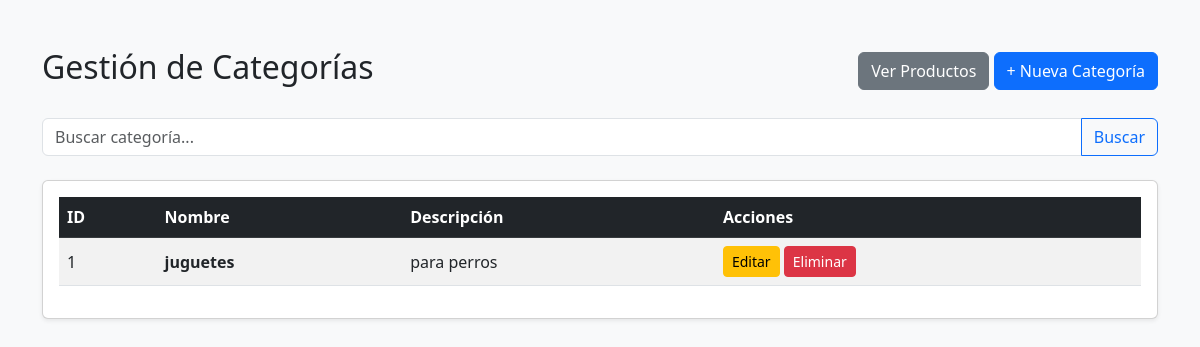
Page /categorias/ (signed in) on the earlier database version.
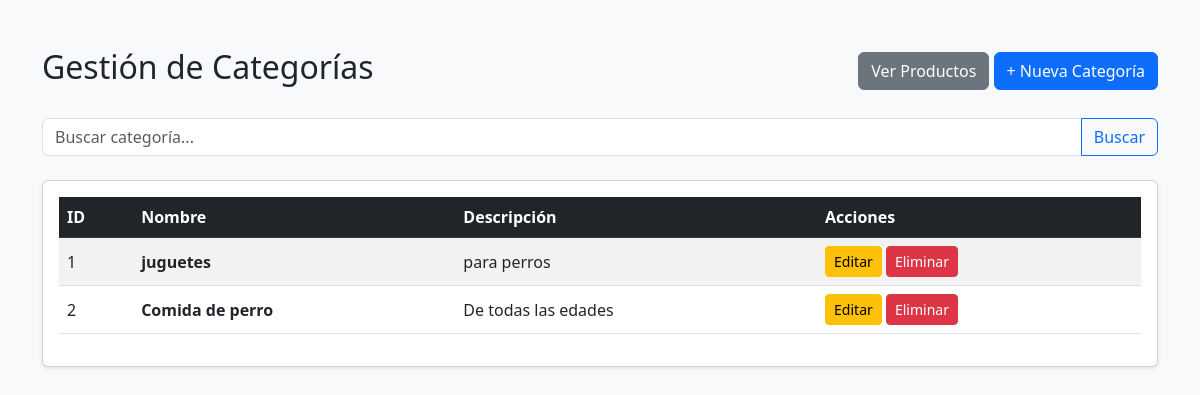
Same page on the later database version.
### productos/models.py (models this page shows, shortened)
class Categoria(models.Model):
    nombre = models.CharField(max_length=100, unique=True, verbose_name="Nombre de la Categoría")
    descripcion = models.TextField(blank=True, null=True, verbose_name="Descripción")

### productos/views.py (the view)
# urls.py: path('categorias/', views.lista_categorias, name='lista_categorias'),
@login_required
def lista_categorias(request):
    query = request.GET.get('q', '') # Captura el texto de búsqueda para categorías
    if query:
        categorias = Categoria.objects.filter(nombre__icontains=query)
    else:
        categorias = Categoria.objects.all()
    return render(request, 'productos/lista_categorias.html', {'categorias': categorias, 'query': query})

### productos/templates/productos/lista_categorias.html (shortened to what this page needs)
<!DOCTYPE html>
<html lang="es">
<head>
    <link href="https://cdn.jsdelivr.net/npm/bootstrap@5.3.0/dist/css/bootstrap.min.css" rel="stylesheet">
</head>
<body class="bg-light">
    <div class="container mt-5">
        <div class="d-flex justify-content-between align-items-center mb-4">
            <h2>Gestión de Categorías</h2>
            <div>
                <a href="{% url 'lista_productos' %}" class="btn btn-secondary">Ver Productos</a>
                <a href="{% url 'crear_categoria' %}" class="btn btn-primary">+ Nueva Categoría</a>
            </div>
        </div>
        <form method="GET" action="" class="input-group mb-4">
            <input type="text" name="q" value="{{ query }}" placeholder="Buscar categoría..." class="form-control">
            <button class="btn btn-outline-primary" type="submit">Buscar</button>
        </form>
        <div class="card shadow-sm">
            <div class="card-body">
                <table class="table table-striped table-hover align-middle">
                    <thead class="table-dark">
                        <tr>
                            <th>ID</th>
                            <th>Nombre</th>
                            <th>Descripción</th>
                            <th>Acciones</th>
                        </tr>
                    </thead>
                    <tbody>
                        {% for cat in categorias %}
                        <tr>
                            <td>{{ cat.id }}</td>
                            <td><strong>{{ cat.nombre }}</strong></td>
                            <td>{{ cat.descripcion|default:"Sin descripción" }}</td>
                            <td>
                                <a href="{% url 'editar_categoria' cat.id %}" class="btn btn-sm btn-warning">Editar</a>
                                <a href="{% url 'eliminar_categoria' cat.id %}" class="btn btn-sm btn-danger">Eliminar</a>
                            </td>
                        </tr>
                        {% empty %}
                        <tr>
                            <td colspan="4" class="text-center text-muted py-4">No se encontraron categorías.</td>
                        </tr>
                        {% endfor %}
                    </tbody>
                </table>
            </div>
        </div>
    </div>
</body>
</html>

Differences in the rows shown:
added Categoria: id "2", nombre "Comida de perro", descripcion "De todas las edades"
